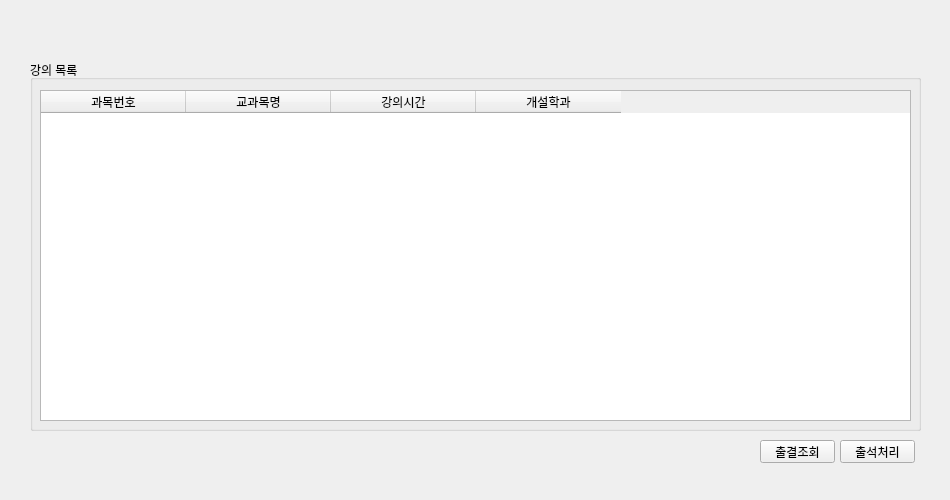
<?xml version="1.0" encoding="UTF-8"?>
<ui version="4.0">
 <class>Form</class>
 <widget class="QWidget" name="Form">
  <property name="geometry">
   <rect>
    <x>0</x>
    <y>0</y>
    <width>950</width>
    <height>500</height>
   </rect>
  </property>
  <property name="windowTitle">
   <string>Form</string>
  </property>
  <widget class="QGroupBox" name="groupBox_2">
   <property name="geometry">
    <rect>
     <x>30</x>
     <y>60</y>
     <width>891</width>
     <height>371</height>
    </rect>
   </property>
   <property name="title">
    <string>강의 목록</string>
   </property>
   <widget class="QTableWidget" name="lect_table">
    <property name="geometry">
     <rect>
      <x>10</x>
      <y>30</y>
      <width>871</width>
      <height>331</height>
     </rect>
    </property>
    <attribute name="horizontalHeaderCascadingSectionResizes">
     <bool>false</bool>
    </attribute>
    <attribute name="horizontalHeaderDefaultSectionSize">
     <number>145</number>
    </attribute>
    <attribute name="horizontalHeaderShowSortIndicator" stdset="0">
     <bool>false</bool>
    </attribute>
    <attribute name="horizontalHeaderStretchLastSection">
     <bool>false</bool>
    </attribute>
    <column>
     <property name="text">
      <string>과목번호</string>
     </property>
    </column>
    <column>
     <property name="text">
      <string>교과목명</string>
     </property>
    </column>
    <column>
     <property name="text">
      <string>강의시간</string>
     </property>
    </column>
    <column>
     <property name="text">
      <string>개설학과</string>
     </property>
    </column>
   </widget>
  </widget>
  <widget class="QPushButton" name="checkAttndButton">
   <property name="geometry">
    <rect>
     <x>760</x>
     <y>440</y>
     <width>75</width>
     <height>23</height>
    </rect>
   </property>
   <property name="text">
    <string>출결조회</string>
   </property>
  </widget>
  <widget class="QPushButton" name="AttndButton">
   <property name="geometry">
    <rect>
     <x>840</x>
     <y>440</y>
     <width>75</width>
     <height>23</height>
    </rect>
   </property>
   <property name="text">
    <string>출석처리</string>
   </property>
  </widget>
 </widget>
 <resources/>
 <connections/>
</ui>
